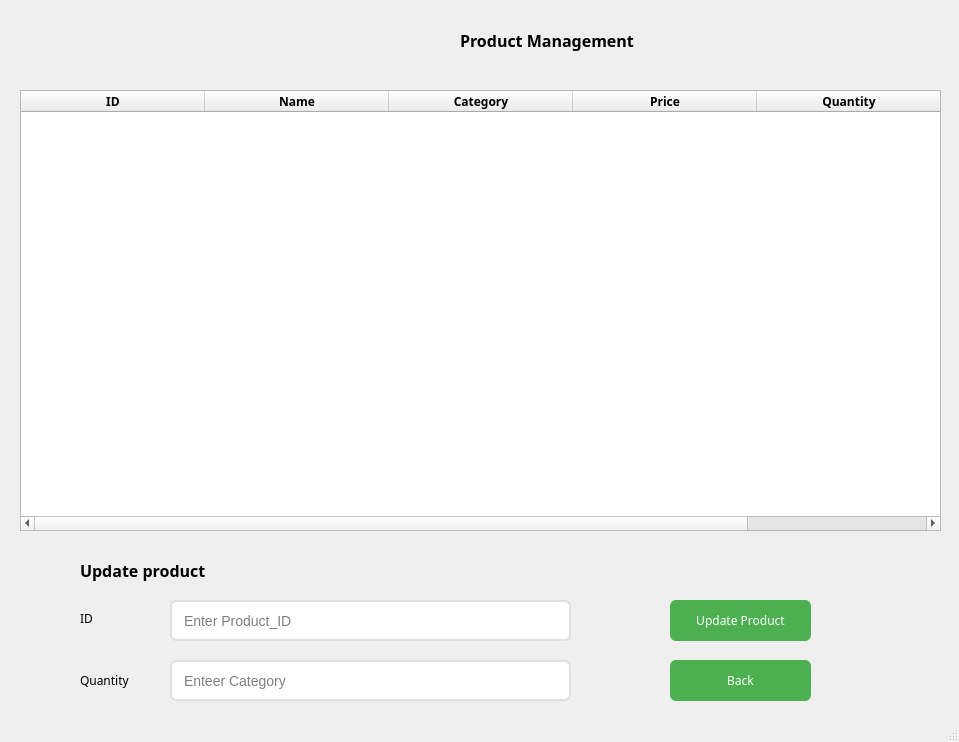
<?xml version="1.0" encoding="UTF-8"?>
<ui version="4.0">
 <class>MainWindow</class>
 <widget class="QMainWindow" name="MainWindow">
  <property name="geometry">
   <rect>
    <x>0</x>
    <y>0</y>
    <width>959</width>
    <height>742</height>
   </rect>
  </property>
  <property name="windowTitle">
   <string>MainWindow</string>
  </property>
  <widget class="QWidget" name="centralwidget">
   <widget class="QLabel" name="label">
    <property name="geometry">
     <rect>
      <x>460</x>
      <y>20</y>
      <width>281</width>
      <height>41</height>
     </rect>
    </property>
    <property name="font">
     <font>
      <family>Sitka Small Semibold</family>
      <pointsize>12</pointsize>
      <weight>75</weight>
      <bold>true</bold>
     </font>
    </property>
    <property name="text">
     <string>Product Management</string>
    </property>
   </widget>
   <widget class="QTableWidget" name="tableWidget">
    <property name="geometry">
     <rect>
      <x>20</x>
      <y>90</y>
      <width>921</width>
      <height>441</height>
     </rect>
    </property>
    <property name="font">
     <font>
      <family>Sitka Text Semibold</family>
      <weight>75</weight>
      <bold>true</bold>
     </font>
    </property>
    <property name="styleSheet">
     <string notr="true">
    QHeaderView::section { 
        background-color: #F0F0F0;
font-weight: bold;
    }
</string>
    </property>
    <property name="sizeAdjustPolicy">
     <enum>QAbstractScrollArea::AdjustToContents</enum>
    </property>
    <property name="showGrid">
     <bool>true</bool>
    </property>
    <property name="gridStyle">
     <enum>Qt::SolidLine</enum>
    </property>
    <property name="sortingEnabled">
     <bool>true</bool>
    </property>
    <property name="columnCount">
     <number>5</number>
    </property>
    <attribute name="horizontalHeaderDefaultSectionSize">
     <number>184</number>
    </attribute>
    <attribute name="horizontalHeaderMinimumSectionSize">
     <number>51</number>
    </attribute>
    <attribute name="horizontalHeaderStretchLastSection">
     <bool>false</bool>
    </attribute>
    <attribute name="verticalHeaderDefaultSectionSize">
     <number>51</number>
    </attribute>
    <attribute name="verticalHeaderMinimumSectionSize">
     <number>51</number>
    </attribute>
    <column>
     <property name="text">
      <string>ID</string>
     </property>
    </column>
    <column>
     <property name="text">
      <string>Name</string>
     </property>
    </column>
    <column>
     <property name="text">
      <string>Category</string>
     </property>
    </column>
    <column>
     <property name="text">
      <string>Price</string>
     </property>
    </column>
    <column>
     <property name="text">
      <string>Quantity</string>
     </property>
    </column>
   </widget>
   <widget class="QLabel" name="label_2">
    <property name="geometry">
     <rect>
      <x>80</x>
      <y>550</y>
      <width>281</width>
      <height>41</height>
     </rect>
    </property>
    <property name="font">
     <font>
      <family>Sitka Small Semibold</family>
      <pointsize>12</pointsize>
      <weight>75</weight>
      <bold>true</bold>
     </font>
    </property>
    <property name="text">
     <string>Update product</string>
    </property>
   </widget>
   <widget class="QLineEdit" name="lineEdit_ID">
    <property name="geometry">
     <rect>
      <x>170</x>
      <y>600</y>
      <width>401</width>
      <height>41</height>
     </rect>
    </property>
    <property name="font">
     <font>
      <pointsize>-1</pointsize>
     </font>
    </property>
    <property name="styleSheet">
     <string notr="true">QLineEdit {
    border: 2px solid #E0E0E0;
    border-radius: 6px;
    padding: 5px 10px;
    font-size: 14px;
}

QLineEdit:focus {
    border: 2px solid #4CAF50;
}</string>
    </property>
    <property name="text">
     <string/>
    </property>
    <property name="placeholderText">
     <string>Enter Product_ID </string>
    </property>
   </widget>
   <widget class="QLineEdit" name="lineEdit_SL">
    <property name="geometry">
     <rect>
      <x>170</x>
      <y>660</y>
      <width>401</width>
      <height>41</height>
     </rect>
    </property>
    <property name="font">
     <font>
      <pointsize>-1</pointsize>
     </font>
    </property>
    <property name="styleSheet">
     <string notr="true">QLineEdit {
    border: 2px solid #E0E0E0;
    border-radius: 6px;
    padding: 5px 10px;
    font-size: 14px;
}

QLineEdit:focus {
    border: 2px solid #4CAF50;
}</string>
    </property>
    <property name="placeholderText">
     <string>Enteer Category</string>
    </property>
   </widget>
   <widget class="QLabel" name="label_3">
    <property name="geometry">
     <rect>
      <x>80</x>
      <y>610</y>
      <width>59</width>
      <height>17</height>
     </rect>
    </property>
    <property name="font">
     <font>
      <family>Sitka Small</family>
      <pointsize>9</pointsize>
     </font>
    </property>
    <property name="text">
     <string>ID</string>
    </property>
   </widget>
   <widget class="QLabel" name="label_4">
    <property name="geometry">
     <rect>
      <x>80</x>
      <y>660</y>
      <width>91</width>
      <height>41</height>
     </rect>
    </property>
    <property name="font">
     <font>
      <family>Sitka Small</family>
      <pointsize>9</pointsize>
     </font>
    </property>
    <property name="text">
     <string>Quantity</string>
    </property>
   </widget>
   <widget class="QPushButton" name="pushButton_update">
    <property name="geometry">
     <rect>
      <x>670</x>
      <y>600</y>
      <width>141</width>
      <height>41</height>
     </rect>
    </property>
    <property name="font">
     <font>
      <family>Sitka Small</family>
      <pointsize>9</pointsize>
     </font>
    </property>
    <property name="styleSheet">
     <string notr="true">QPushButton {
    background-color: #4CAF50; /* Màu xanh lá */
    color: white; /* Màu chữ trắng */
    border-radius: 6px; /* Bo góc */
    padding: 10px;
}
QPushButton:hover {
    background-color: #45a049; /* Màu xanh lá đậm khi hover */
}
QPushButton:pressed {
    background-color: #388E3C;
}

</string>
    </property>
    <property name="text">
     <string>Update Product</string>
    </property>
   </widget>
   <widget class="QPushButton" name="pushButton_2">
    <property name="geometry">
     <rect>
      <x>670</x>
      <y>660</y>
      <width>141</width>
      <height>41</height>
     </rect>
    </property>
    <property name="font">
     <font>
      <family>Sitka Small</family>
      <pointsize>9</pointsize>
     </font>
    </property>
    <property name="styleSheet">
     <string notr="true">QPushButton {
    background-color: #4CAF50; /* Màu xanh lá */
    color: white; /* Màu chữ trắng */
    border-radius: 6px; /* Bo góc */
    padding: 10px;
}
QPushButton:hover {
    background-color: #45a049; /* Màu xanh lá đậm khi hover */
}
QPushButton:pressed {
    background-color: #388E3C;
}

</string>
    </property>
    <property name="text">
     <string>Back</string>
    </property>
   </widget>
  </widget>
  <widget class="QMenuBar" name="menubar">
   <property name="geometry">
    <rect>
     <x>0</x>
     <y>0</y>
     <width>959</width>
     <height>18</height>
    </rect>
   </property>
  </widget>
  <widget class="QStatusBar" name="statusbar"/>
 </widget>
 <resources/>
 <connections/>
</ui>
